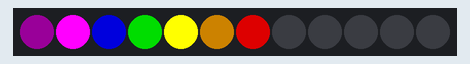
This sketch was run on a simulated Arduino Uno, built with avr-gcc and run on an emulated ATmega328P. Parts: 12 RGB LEDs in strip order, left to right.

Above: at 0.05 s.
At 0.75 s:
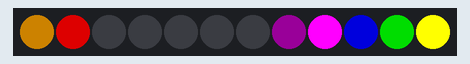
At 1.46 s:
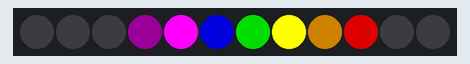

Measured:
- by itself, everything shown: repeats every 1.1 s, in 11 steps

The sketch:

lab_09.ino
```cpp
#include <Adafruit_NeoPixel.h>
#define LEDPIN 12 // connect the Data from the strip to this pin on the Arduino
#define NUMBER_PIEXELS 12 // the number of pixels in your LED strip
Adafruit_NeoPixel strip = Adafruit_NeoPixel(NUMBER_PIEXELS, LEDPIN, NEO_GRB + NEO_KHZ800);

int delayTime = 100; // 1/10 of a second

void setup() {
  strip.begin(); // initialize the strip
}

void loop() {
  for (int i=0; i<strip.numPixels()-1; i++) {
    rainbow7(i, delayTime); // starting at i, draw the 7 color rainbow
  }
}

// a seven segment rainbow with red on the highest pixel
void rainbow7(uint16_t i, uint16_t wait) {
    int np = strip.numPixels();  // we use the modulo function with this
    strip.setPixelColor(i     % np, 25, 0, 25); // violet
    strip.setPixelColor((i+1) % np, 255, 0, 255); // indigo
    strip.setPixelColor((i+2) % np, 0, 0, 150); // blue
    strip.setPixelColor((i+3) % np, 0, 150, 0); // green
    strip.setPixelColor((i+4) % np, 255, 255, 0); // yellow
    strip.setPixelColor((i+5) % np, 110, 70, 0); // orange
    strip.setPixelColor((i+6) % np, 150, 0, 0); // red
    // we don't need to touch 7, 8 and 9
    strip.setPixelColor((i+10) % np, 0, 0, 0); // turn the second to the last one off
    strip.setPixelColor((i+11) % np, 0, 0, 0); // turn the last one off
    strip.show();
    delay(wait);
}
```
